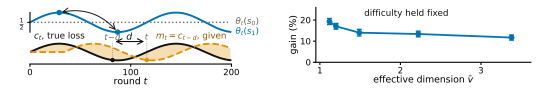

Python code for this plot:
"""Figure 1: the paper's two channels, one per half.

Left (a,b): where the delayed prediction error comes from.  The state-loss means theta_t drift
while the sensor does not, so the stale action-loss vector m_t = c_{t-d} handed to the learner
lags the true c_t by d rounds, and the shaded area is the per-round error whose square
accumulates into E_2.  This motivates the lower bound.

Right (c): what pooling buys, measured under matched difficulty.  Appendix I study 10, not
study 6.  Study 6 varies the overlap without holding the task difficulty fixed, so its trend is
confounded: raising the overlap also flattens c_t across actions and the comparator gap
collapses.  Study 10 holds the uniform-play regret approximately fixed and varies only vbar, and
the trend reverses.  The main paper must not rest on the confounded version, so this panel reads
matched_control.npz.  Numbers are the study's own, so panel and table cannot drift apart.

Sizing.  Saved WITHOUT bbox_inches="tight", which would trim the canvas to the drawn content and
silently change the width.  main.tex includes it at \\textwidth and \\textwidth is 5.5in, so
FIG_W = 5.5 makes the on-page scale exactly 1.0 and every point size below is also its point
size on the page.
"""
import numpy as np
import matplotlib
matplotlib.use("Agg")
import matplotlib.pyplot as plt

from pathlib import Path as _Path
_CODE = _Path(__file__).resolve().parent.parent.parent / "code"

# colour-blind safe (blue / orange / grey), no red-green pairing
C_EARLY, C_LATE, C_GREY = "#0173B2", "#DE8F05", "#666666"

FIG_W, FIG_H = 5.5, 0.88
fig = plt.figure(figsize=(FIG_W, FIG_H))
axA = fig.add_axes([0.050, 0.605, 0.370, 0.310])   # left top: the state-loss means
axB = fig.add_axes([0.050, 0.265, 0.370, 0.310])   # left bottom: true versus stale loss
axC = fig.add_axes([0.575, 0.285, 0.395, 0.630])   # right: measured gain against v_t

# ---------------------------------------------------------------- (a) and (b): drift
T, d = 200, 34
t = np.arange(T)
th1 = 0.5 + 0.34 * np.sin(2 * np.pi * t / 116)     # drifting state
th0 = np.full(T, 0.5)                              # inert state
c = 0.82 * th1 + 0.18 * th0                        # loss of the action reaching s1
m = np.concatenate([np.full(d, c[0]), c[:-d]])     # m_t = c_{t-d}, m_t = c_1 for t <= d

axA.plot(t, th1, color=C_EARLY, lw=1.4)
axA.plot(t, th0, color=C_GREY, lw=1.0, ls=":")
axA.text(T * 1.02, th1[-1], r"$\theta_t(s_1)$", fontsize=6.4, color=C_EARLY, va="center")
axA.text(T * 1.02, 0.5, r"$\theta_t(s_0)$", fontsize=6.4, color=C_GREY, va="center")
for x in (29, 87):                                  # same state, opposite loss
    axA.plot([x], [th1[x]], "o", color=C_EARLY, ms=3.0, zorder=5)
axA.annotate("", xy=(87, th1[87]), xytext=(29, th1[29]),
             arrowprops=dict(arrowstyle="<->", color="#111111", lw=0.7,
                             connectionstyle="arc3,rad=-0.30"))
# the caption states what the two marked rounds show, so no in-axes label is needed here
axA.set_ylim(0.08, 1.02); axA.set_xlim(0, T)
axA.set_xticks([]); axA.set_yticks([0.5]); axA.set_yticklabels([r"$\frac{1}{2}$"], fontsize=6.2)
axA.tick_params(length=2, pad=1.5)
for sp in ("top", "right"): axA.spines[sp].set_visible(False)
axA.spines["left"].set_bounds(0.16, 0.84)
axA.spines["bottom"].set_visible(False)

axB.fill_between(t, c, m, color=C_LATE, alpha=.30, lw=0)
axB.plot(t, c, color="#111111", lw=1.4)
axB.plot(t, m, color=C_LATE, lw=1.3, ls="--")
axB.text(4, 0.93, "$c_t$, true loss", fontsize=6.4, color="#111111")
axB.text(196, 0.93, "$m_t=c_{t-d}$, given", fontsize=6.4, color="#8a5a00", ha="right")
# the delay made explicit: the loss at t0-d is exactly the vector handed over at t0,
# so the two marked points sit at the same height and the arrow between them spans d.
t0 = 116
y0 = c[t0 - d]                                     # equals m[t0] by construction
Y_RULE = 0.850                                     # clear band above both curves
for x, col in ((t0 - d, "#111111"), (t0, C_LATE)):
    axB.plot([x, x], [y0, Y_RULE], color=C_GREY, lw=0.5, ls=":", zorder=1)
    axB.plot([x], [y0], "o", color=col, ms=3.2, mew=0.0, zorder=5)
axB.annotate("", xy=(t0, Y_RULE), xytext=(t0 - d, Y_RULE),
             arrowprops=dict(arrowstyle="<->", color="#111111", lw=0.8))
axB.text((2 * t0 - d) / 2, Y_RULE + 0.032, "$d$", ha="center", fontsize=6.8, color="#111111")
axB.text(t0 - d, Y_RULE + 0.032, "$t\\!-\\!d$", ha="center", fontsize=6.0, color=C_GREY)
axB.text(t0, Y_RULE + 0.032, "$t$", ha="center", fontsize=6.0, color=C_GREY)
axB.set_ylim(0.10, 1.00); axB.set_xlim(0, T)
axB.set_yticks([]); axB.set_xticks([0, 100, 200])
axB.tick_params(labelsize=6.2, length=2, pad=1.5)
axB.set_xlabel("round $t$", fontsize=6.8, labelpad=0.5)
for sp in ("top", "right", "left"): axB.spines[sp].set_visible(False)

# ---------------------------------------------------------------- (c) measured gain
# Appendix I study 10, read from disk so this panel cannot drift from the table.
M = np.load(_CODE / "matched_control.npz")
vbar = M["vbar"]
rel = 100.0 * M["gain"] / M["action"]
rel_se = 100.0 * M["gain_se"] / M["action"]

axC.errorbar(vbar, rel, yerr=rel_se, fmt="o-", color=C_EARLY, ms=3.2, lw=1.3,
             elinewidth=0.9, capsize=1.8, zorder=4)
axC.set_xlim(0.95, 3.62); axC.set_ylim(0, 26)
axC.set_xticks([1, 2, 3]); axC.set_yticks([0, 10, 20])
axC.tick_params(labelsize=6.2, length=2, pad=1.5)
axC.set_xlabel(r"effective dimension $\bar v$", fontsize=6.8, labelpad=0.5)
axC.set_ylabel("gain (%)", fontsize=6.8, labelpad=1.5)
axC.text(1.55, 22.0, "difficulty held fixed", fontsize=6.4, color="#111111")
for sp in ("top", "right"): axC.spines[sp].set_visible(False)

# the (a) label sits in axA's reserved band; guard the two that sit below an axis
assert axB.get_position().y0 >= 0.20, "panel (b) needs room for its x label"
for _ax in (axB, axC):
    _bb = _ax.yaxis.label.get_window_extent(fig.canvas.get_renderer())
    assert _bb.y1 <= fig.bbox.y1 + 0.5, "a y label is clipped by the canvas top"
assert axA.get_position().y0 > axB.get_position().y1, "panels (a) and (b) overlap"
assert axC.get_position().y0 >= 0.20, "panel (c) needs room for its x label"

fig.savefig("fig1.pdf")
print(f"wrote fig1.pdf at exactly {FIG_W:.3f}x{FIG_H}in -> included at \\textwidth "
      f"(5.5in), so the scale is 1.00 and every label renders at its stated size")
